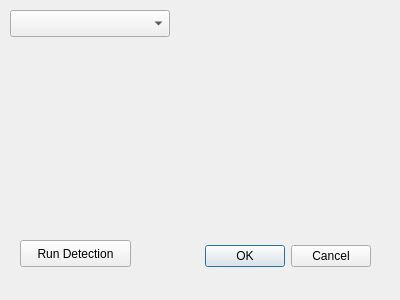
<?xml version="1.0" encoding="UTF-8"?>
<ui version="4.0">
 <class>CraterDetectorDialogBase</class>
 <widget class="QDialog" name="CraterDetectorDialogBase">
  <property name="geometry">
   <rect>
    <x>0</x>
    <y>0</y>
    <width>400</width>
    <height>300</height>
   </rect>
  </property>
  <property name="windowTitle">
   <string>YOLOLens</string>
  </property>
  <widget class="QDialogButtonBox" name="button_box">
   <property name="geometry">
    <rect>
     <x>30</x>
     <y>240</y>
     <width>341</width>
     <height>32</height>
    </rect>
   </property>
   <property name="orientation">
    <enum>Qt::Horizontal</enum>
   </property>
   <property name="standardButtons">
    <set>QDialogButtonBox::Cancel|QDialogButtonBox::Ok</set>
   </property>
  </widget>
  <widget class="QgsMapLayerComboBox" name="mMapLayerComboBox">
   <property name="geometry">
    <rect>
     <x>10</x>
     <y>10</y>
     <width>160</width>
     <height>27</height>
    </rect>
   </property>
   <property name="filters">
    <set>Qgis::AnnotationLayer|Qgis::MeshLayer|Qgis::PluginLayer|Qgis::PointCloudLayer|Qgis::RasterLayer|Qgis::TiledSceneLayer|Qgis::VectorTileLayer</set>
   </property>
   <property name="Raster Layers" stdset="0">
    <string/>
   </property>
  </widget>
  <widget class="QPushButton" name="pushButton">
   <property name="geometry">
    <rect>
     <x>20</x>
     <y>240</y>
     <width>111</width>
     <height>27</height>
    </rect>
   </property>
   <property name="text">
    <string>Run Detection</string>
   </property>
  </widget>
 </widget>
 <customwidgets>
  <customwidget>
   <class>QgsMapLayerComboBox</class>
   <extends>QComboBox</extends>
   <header>qgsmaplayercombobox.h</header>
  </customwidget>
 </customwidgets>
 <resources/>
 <connections>
  <connection>
   <sender>button_box</sender>
   <signal>accepted()</signal>
   <receiver>CraterDetectorDialogBase</receiver>
   <slot>accept()</slot>
   <hints>
    <hint type="sourcelabel">
     <x>20</x>
     <y>20</y>
    </hint>
    <hint type="destinationlabel">
     <x>20</x>
     <y>20</y>
    </hint>
   </hints>
  </connection>
  <connection>
   <sender>button_box</sender>
   <signal>rejected()</signal>
   <receiver>CraterDetectorDialogBase</receiver>
   <slot>reject()</slot>
   <hints>
    <hint type="sourcelabel">
     <x>20</x>
     <y>20</y>
    </hint>
    <hint type="destinationlabel">
     <x>20</x>
     <y>20</y>
    </hint>
   </hints>
  </connection>
 </connections>
</ui>
